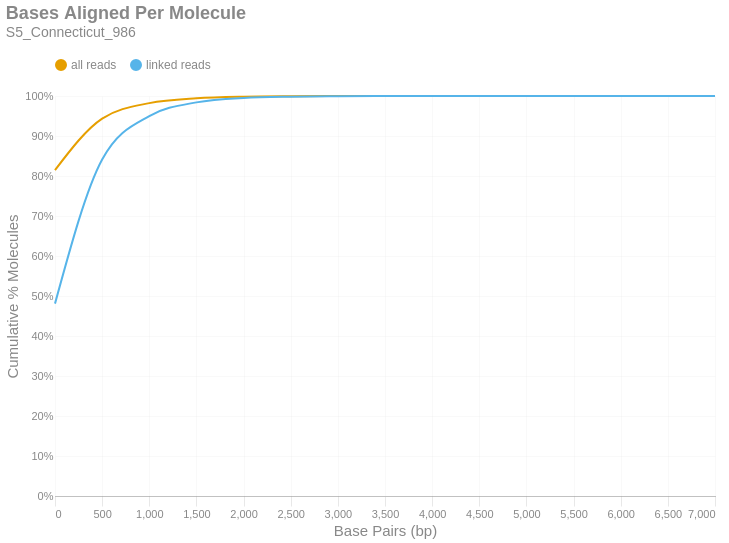

Notebook code for this chart:
### Markdown cell above
### Bases Aligned Per Molecule
This is a cumulative frequency distribution showing the number of base pairs aligned per unique molecule. These data are shown in 500 bp bins. There are two distributions: one with `all reads` (yellow) and another with only `linked reads` (blue). The percent of molecules in the `linked reads` distribution is relative to the total number of linked molecules.

### Code cell
if SKIPLR:
    print_html(f"Skipped")
else:
    binned_df = consolidated_hist(valids['aligned_bp'], mask, 500, True)
    with SafeRender(binned_df):
        (
            density_plot(binned_df, 'Bases Aligned Per Molecule', samplename, 'basesper')
            .encode(
                x=alt.X('bin:Q', title="Base Pairs (bp)").axis(tickMinStep=500).scale(padding=0),
                y=alt.Y('value:Q', title='Cumulative % Molecules')
                    .axis(format='%')
                    .scale(domain = [0,1])
                    .stack(False),
                color=alt.Color("key:N").scale(domain = ["all reads", "linked reads"]),
                tooltip = [
                    alt.Tooltip("key:N", title = "Data Type"),
                    alt.Tooltip("range_label:N", title="Bases Aligned Per Molecule"),
                    alt.Tooltip("value:Q", format = ".2%", title="% Molecules (Cum.)")
                ]
            )
        ).display()

### Figure 1 — Vega-Lite specification as saved in the notebook (floating-point values rounded to 4 significant figures)
{"width": "container", "height": 400, "config": {"title": {"anchor": "start", "dy": -15, "fontSize": 18, "color": "#888888", "subtitleColor": "#888888", "subtitleFontSize": 14}, "arc": {"fill": "#0072B2"}, "axis": {"domainColor": "#888888", "domainWidth": 0.5, "gridWidth": 0.2, "grid": false, "titleFontWeight": 400, "titleFontSize": 15, "labelFontSize": 11, "labelColor": "#888888", "tickColor": "#888888", "tickWidth": 0.2, "titleColor": "#888888"}, "axisBand": {"grid": false}, "axisX": {"grid": true, "tickSize": 10, "domainCap": "round"}, "axisY": {"domain": false, "grid": true, "tickSize": 0, "domainCap": "round"}, "background": "transparent", "header": {"labelFontSize": 15, "labelColor": "#888888", "titleFontSize": 15, "titleFontWeight": 600, "titleColor": "#888888"}, "legend": {"labelFont": "sans-serif", "labelFontSize": 12, "labelColor": "#888888", "symbolSize": 100, "symbolType": "circle", "titleFontSize": 12, "titlePadding": 10, "titleColor": "#888888", "title": null, "orient": "top"}, "range": {"category": ["#E69F00", "#56B4E9", "#009E73", "#F0E442", "#0072B2", "#D55E00", "#CC79A7", "#000000"], "diverging": ["#cfe8f3", "#a2d4ec", "#73bfe2", "#46abdb", "#1696d2", "#12719e"]}, "area": {"fill": "#0072B2", "fillOpacity": 0.7, "line": true, "strokeOpacity": 0.7}, "line": {"color": "#0072B2", "stroke": "#0072B2", "strokeWidth": 2}, "trail": {"color": "#0072B2", "stroke": "#0072B2", "strokeWidth": 0, "size": 1}, "point": {"filled": true, "fillOpacity": 1.0, "size": 95}, "text": {"color": "#888888", "fontSize": 11, "align": "right", "fontWeight": 400, "size": 11}, "bar": {"fill": "#0072B2", "stroke": null}, "view": {"stroke": null, "continuousWidth": 660, "continuousHeight": 400}}, "data": {"name": "data-aa751e423b2c256db6680ef6ee41d601"}, "mark": {"type": "line", "interpolate": "monotone", "point": {"opacity": 0, "size": 275}}, "encoding": {"color": {"field": "key", "scale": {"domain": ["all reads", "linked reads"]}, "type": "nominal"}, "tooltip": [{"field": "key", "title": "Data Type", "type": "nominal"}, {"field": "range_label", "title": "Bases Aligned Per Molecule", "type": "nominal"}, {"field": "value", "format": ".2%", "title": "% Molecules (Cum.)", "type": "quantitative"}], "x": {"axis": {"tickMinStep": 500}, "field": "bin", "scale": {"padding": 0}, "title": "Base Pairs (bp)", "type": "quantitative"}, "y": {"axis": {"format": "%"}, "field": "value", "scale": {"domain": [0, 1]}, "stack": false, "title": "Cumulative % Molecules", "type": "quantitative"}}, "params": [{"name": "param_c36ac31b6afebe62", "select": {"type": "point", "fields": ["key"]}, "bind": "legend"}], "title": {"text": "Bases Aligned Per Molecule", "subtitle": "S5_Connecticut_986"}, "transform": [{"fold": ["all reads (cumsum)", "linked reads (cumsum)"]}, {"calculate": "replace(datum.key, ' (cumsum)', '')", "as": "key"}, {"filter": {"param": "param_c36ac31b6afebe62"}}], "usermeta": {"embedOptions": {"downloadFileName": "S5_Connecticut_986.basesper"}}, "$schema": "https://vega.github.io/schema/vega-lite/v6.1.0.json", "datasets": {"data-aa751e423b2c256db6680ef6ee41d601": [{"bin": "0.0", "interval": "0.0-500.0", "all reads": 0.8147, "linked reads": 0.481, "all reads (cumsum)": 0.8147, "linked reads (cumsum)": 0.481, "range_label": "0-499"}, {"bin": "500.0", "interval": "500.0-1000.0", "all reads": 0.1288, "linked reads": 0.3603, "all reads (cumsum)": 0.9435, "linked reads (cumsum)": 0.8413, "range_label": "500-999"}, {"bin": "1000.0", "interval": "1000.0-1500.0", "all reads": 0.03869, "linked reads": 0.1087, "all reads (cumsum)": 0.9822, "linked reads (cumsum)": 0.95, "range_label": "1000-1499"}, {"bin": "1500.0", "interval": "1500.0-2000.0", "all reads": 0.01213, "linked reads": 0.03408, "all reads (cumsum)": 0.9943, "linked reads (cumsum)": 0.984, "range_label": "1500-1999"}, {"bin": "2000.0", "interval": "2000.0-2500.0", "all reads": 0.003906, "linked reads": 0.01097, "all reads (cumsum)": 0.9982, "linked reads (cumsum)": 0.995, "range_label": "2000-2499"}, {"bin": "2500.0", "interval": "2500.0-3000.0", "all reads": 0.001142, "linked reads": 0.003209, "all reads (cumsum)": 0.9994, "linked reads (cumsum)": 0.9982, "range_label": "2500-2999"}, {"bin": "3000.0", "interval": "3000.0-3500.0", "all reads": 0.0003949, "linked reads": 0.001109, "all reads (cumsum)": 0.9998, "linked reads (cumsum)": 0.9993, "range_label": "3000-3499"}, {"bin": "3500.0", "interval": "3500.0-4000.0", "all reads": 0.0001539, "linked reads": 0.0004325, "all reads (cumsum)": 0.9999, "linked reads (cumsum)": 0.9998, "range_label": "3500-3999"}, {"bin": "4000.0", "interval": "4000.0-4500.0", "all reads": 5.507e-05, "linked reads": 0.0001547, "all reads (cumsum)": 1.0, "linked reads (cumsum)": 0.9999, "range_label": "4000-4499"}, {"bin": "4500.0", "interval": "4500.0-5000.0", "all reads": 2.086e-05, "linked reads": 5.86e-05, "all reads (cumsum)": 1.0, "linked reads (cumsum)": 1.0, "range_label": "4500-4999"}, {"bin": "5000.0", "interval": "5000.0-5500.0", "all reads": 5.424e-06, "linked reads": 1.524e-05, "all reads (cumsum)": 1.0, "linked reads (cumsum)": 1.0, "range_label": "5000-5499"}, {"bin": "5500.0", "interval": "5500.0-6000.0", "all reads": 3.338e-06, "linked reads": 9.377e-06, "all reads (cumsum)": 1.0, "linked reads (cumsum)": 1.0, "range_label": "5500-5999"}, {"bin": "6000.0", "interval": "6000.0-6500.0", "all reads": 2.086e-06, "linked reads": 5.86e-06, "all reads (cumsum)": 1.0, "linked reads (cumsum)": 1.0, "range_label": "6000-6499"}, {"bin": "6500.0", "interval": "6500.0-7000.0", "all reads": 4.172e-07, "linked reads": 1.172e-06, "all reads (cumsum)": 1.0, "linked reads (cumsum)": 1.0, "range_label": "6500-6999"}, {"bin": "7000.0", "interval": "7000.0-7500.0", "all reads": 6.258e-07, "linked reads": 1.758e-06, "all reads (cumsum)": 1.0, "linked reads (cumsum)": 1.0, "range_label": "7000-7499"}]}}
